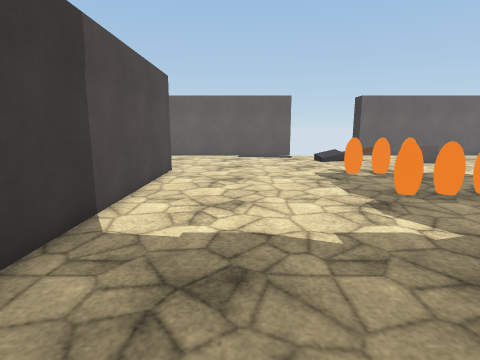
view 1 (above)

16 first-person views from a walk through a scene from a Unity 3-D project. The camera is 1.5 m above the floor, tilts 10° down and sees 80° across. The floor is counted in squares, 1 m on a side. Each view is taken from the middle of a square. On the plan, view 1 faces up. The plan holds only what a view shows up to about 14 squares ahead; the rest is blank. The place goes on beyond the plan. Some animated figures are not drawn. Door leaves are left out, so doorways stand open. Some surface patterns are stand-ins.

view 2
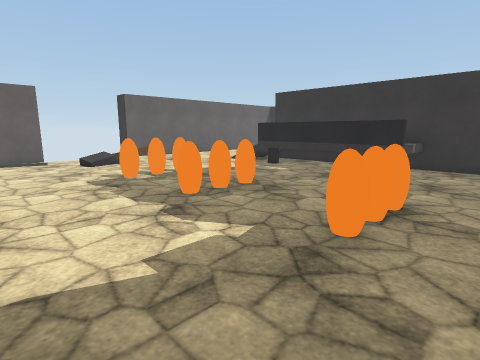

view 3
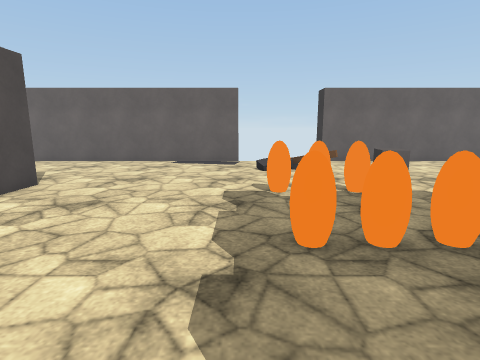

view 4
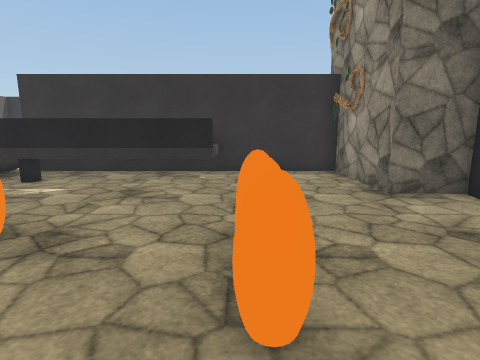

view 5
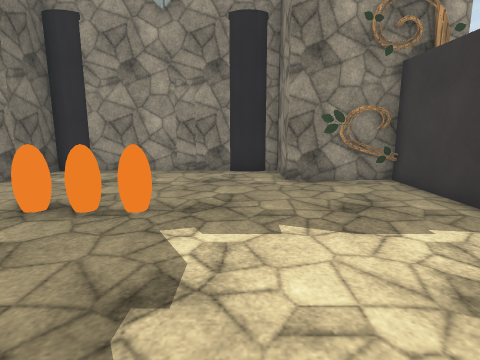

view 6
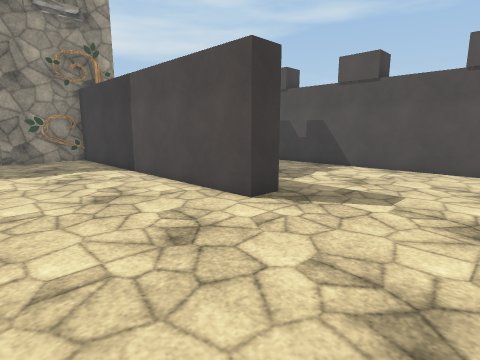

view 7
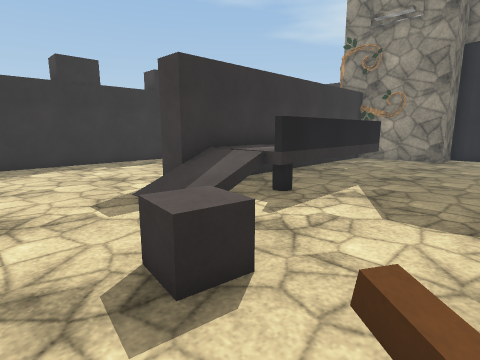

view 8
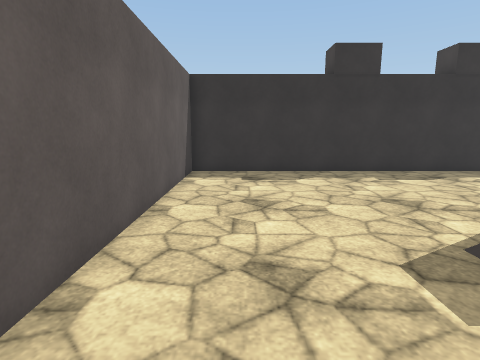

view 9
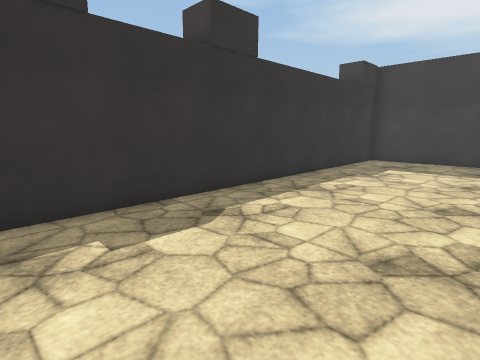

view 10
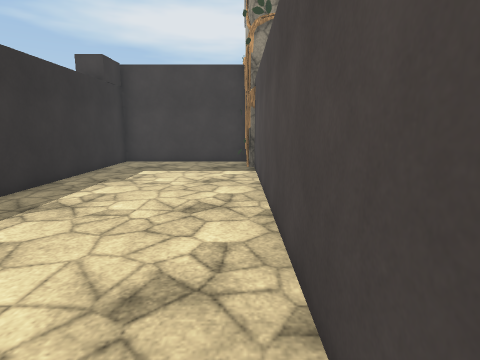

view 11
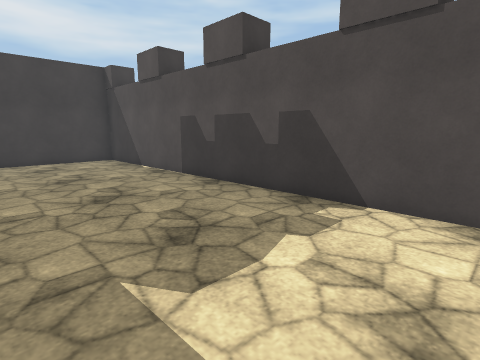

view 12
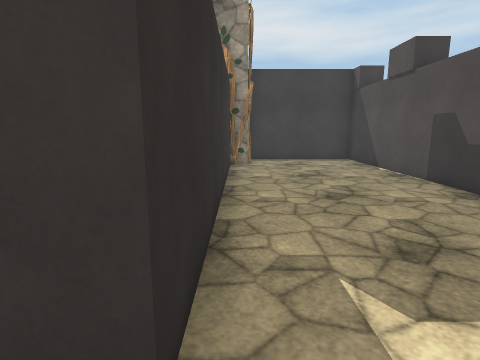

view 13
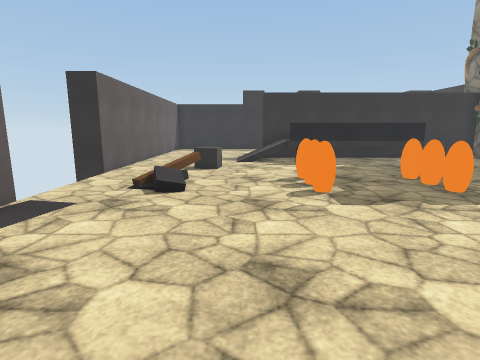

view 14
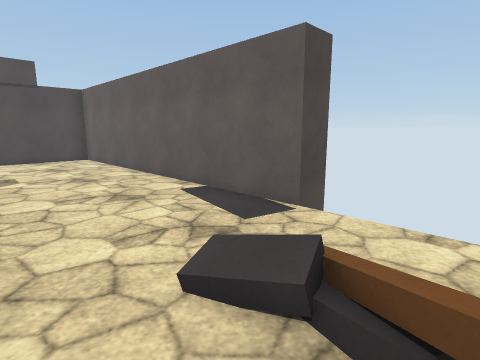

view 15
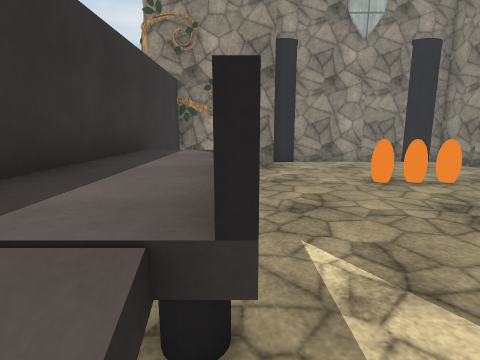

view 16
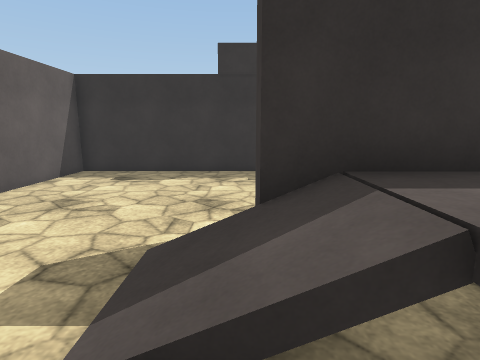

### Floor plan
Key: @ floor where view 1 was taken; # wall or solid block; x gap in a wall; . main floor; : floor 1 m higher than the main floor; / step, stairs or slope; D open door; = window, fence, low wall or low ledge; v drop or lower ground; O other object.
Columns run from 10 left of view 1 to 20 right of it. Each row starts with its distance up from view 1.
 18                  v
 17 #############xvvvx#############
 16 #.............................#
 15 #.............................#
 14 #.............//O.OO..........#
 13 #...............O.OO..........#
 12 #....................//.......#
 11 #....................///......#
 10 #......#......OOO...///#......#
  9 #......#............=::#......#
  8 #......#............=::#......#
  7 #......#......OOO...=::#......#
  6 #......#......OOO...=::#......#
  5 #......#............=::#......#
  4 #......#............D###......#
  3 #......#......OOO......#......#
  2 #......#...............#......#
  1 #......#...............#......#
  0 #.....###=@............#......#
 -1 #.....#####........######.....#
 -2 #.....#   #.......##    #.....#
 -3 #######   ##########    #######

Where each view was taken, in squares from view 1:
view 1: 0 up, 0 right, facing up
view 2: 1 up, 0 right, facing up-right
view 3: 3 up, 3 right, facing up
view 4: 3 up, 2 right, facing right
view 5: 8 up, 2 right, facing down
view 6: 15 up, 2 right, facing down-left
view 7: 15 up, 6 right, facing down-right
view 8: 15 up, 9 right, facing right
view 9: 12 up, 14 right, facing down-right
view 10: 11 up, 14 right, facing down
view 11: 12 up, 4 left, facing down-left
view 12: 12 up, 4 left, facing down
view 13: 12 up, 3 left, facing right
view 14: 12 up, 6 right, facing up-left
view 15: 11 up, 10 right, facing down
view 16: 11 up, 9 right, facing right
